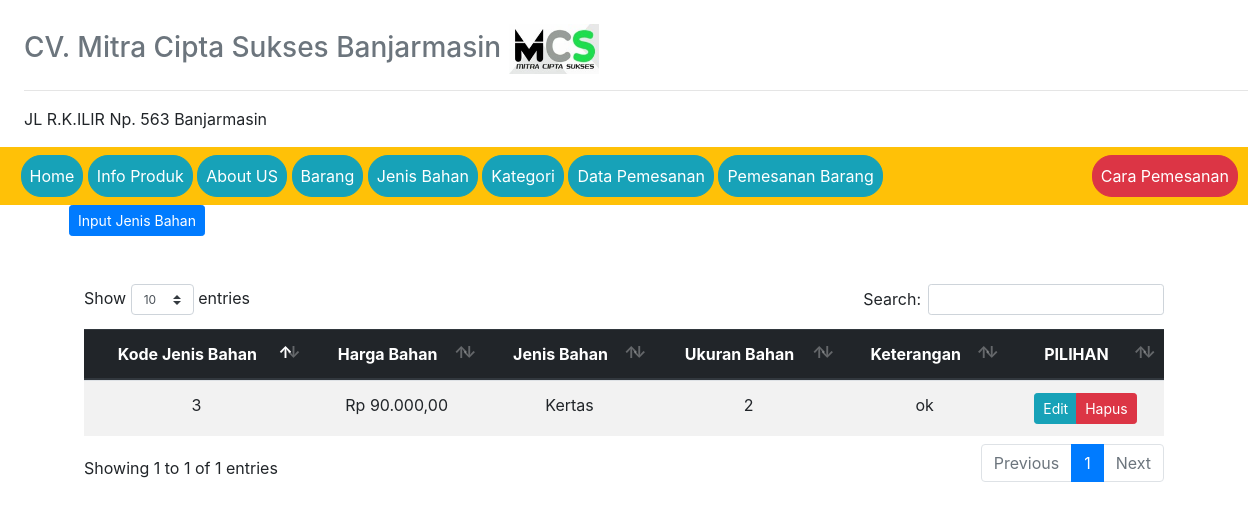
The app's page /?view=bahan (signed in), older data.
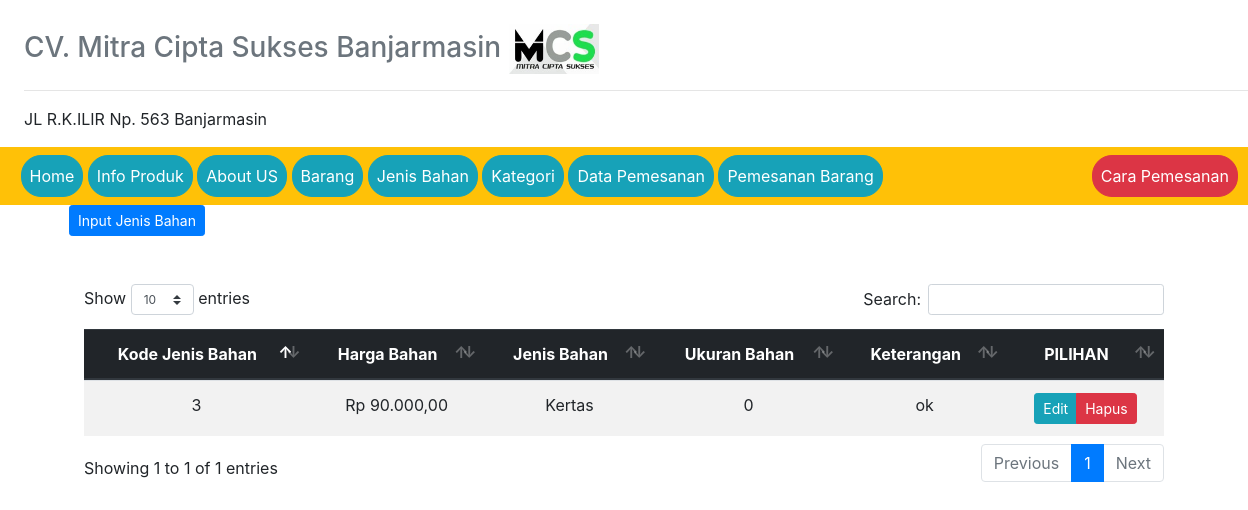
The same page, newer data.
### tables this page shows
CREATE TABLE `jenis_bahan` (
  `kode_jenis_bahan` int(50) NOT NULL,
  `harga_bahan` int(25) NOT NULL,
  `jenis_bahan` varchar(50) NOT NULL,
  `ketarangan` varchar(255) NOT NULL,
  `ukuran_bahan` int(10) NOT NULL
);

### models/admin.php (called while the page is built, shortened)
<?php
class Admin
{
  private $mysqli;
  function __construct($mysqli)
  {
    $this->mysqli = $mysqli;
  }
  public function showJenisBahan()
  {
    $db = $this->mysqli->conn;
    $sql = " SELECT * FROM jenis_bahan ";
    $query = $db->query($sql);
    return $query;
  }
}
?>

### view/jenis-bahan.php (the view)
<div class="header-hal">
    <a href="?view=input-bahan" class="btn btn-sm btn-primary">Input Jenis Bahan</a>
</div>
<div class="container mt-5">
<div class="daftar-table table-responsive">
  <table class="table table-striped text-center" id="table">
    <thead class="thead-dark">
      <tr>
        <th>Kode Jenis Bahan</th>
        <th>Harga Bahan</th>
        <th>Jenis Bahan </th>
        <th>Ukuran Bahan</th>
        <th>Keterangan</th>
        <th>PILIHAN</th>
      </tr>
    </thead>
    <tbody>
      <?php
      $data = $objAdmin->showJenisBahan();
      while ($a = $data->fetch_object()) {
      ?>
      <tr>
        <td><?=$a->kode_jenis_bahan ?></td>
        <td><?=$rp = "Rp " . number_format($a->harga_bahan, 2, ',', '.')?></td>
        <td><?=$a->jenis_bahan ?></td>
        <td><?=$a->ukuran_bahan ?></td>
        <td><?=$a->ketarangan ?></td>
        <td>
          <div class="btn-group">
            <a href="?view=edit-jenis-bahan&id_bahan=<?=$a->kode_jenis_bahan ?>" class="btn btn-sm btn-info">Edit</a>
            <a href="?view=hapus-jenis-bahan&id_bahan=<?=$a->kode_jenis_bahan ?>" onclick="return confirm('Hapus data ?')" class="btn btn-sm btn-danger">Hapus</a>
          </div>
        </td>
      </tr>
    <?php } ?>
    </tbody>
  </table>
</div>
</div>

Row changes from the older to the newer data that the page shows:
changed jenis_bahan "Rp 90.000,00": ukuran_bahan "2" → "0"
